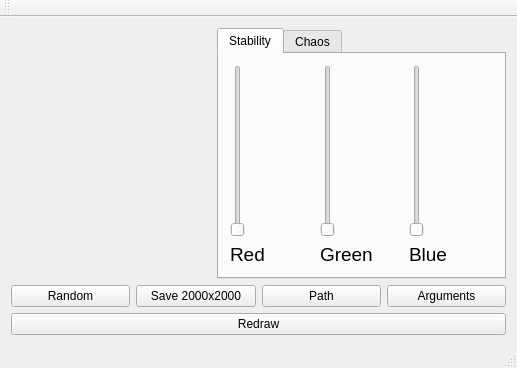
<?xml version="1.0" encoding="UTF-8"?>
<ui version="4.0">
 <class>MainWindow</class>
 <widget class="QMainWindow" name="MainWindow">
  <property name="geometry">
   <rect>
    <x>0</x>
    <y>0</y>
    <width>517</width>
    <height>368</height>
   </rect>
  </property>
  <property name="windowTitle">
   <string>Lyapunator</string>
  </property>
  <widget class="QWidget" name="centralWidget">
   <layout class="QVBoxLayout" name="verticalLayout_7">
    <item>
     <layout class="QHBoxLayout" name="horizontalLayout_4">
      <item>
       <widget class="QLabel" name="render">
        <property name="minimumSize">
         <size>
          <width>200</width>
          <height>200</height>
         </size>
        </property>
        <property name="maximumSize">
         <size>
          <width>200</width>
          <height>200</height>
         </size>
        </property>
        <property name="text">
         <string/>
        </property>
       </widget>
      </item>
      <item>
       <widget class="QTabWidget" name="tabWidget">
        <property name="currentIndex">
         <number>0</number>
        </property>
        <widget class="QWidget" name="tab">
         <attribute name="title">
          <string>Stability</string>
         </attribute>
         <layout class="QHBoxLayout" name="horizontalLayout">
          <item>
           <layout class="QVBoxLayout" name="verticalLayout">
            <item>
             <widget class="QSlider" name="verticalSlider">
              <property name="maximum">
               <number>200</number>
              </property>
              <property name="orientation">
               <enum>Qt::Vertical</enum>
              </property>
             </widget>
            </item>
            <item>
             <widget class="QLabel" name="label">
              <property name="text">
               <string>&lt;html&gt;&lt;head/&gt;&lt;body&gt;&lt;p&gt;&lt;span style=&quot; font-size:14pt;&quot;&gt;Red&lt;/span&gt;&lt;/p&gt;&lt;/body&gt;&lt;/html&gt;</string>
              </property>
             </widget>
            </item>
           </layout>
          </item>
          <item>
           <layout class="QVBoxLayout" name="verticalLayout_2">
            <item>
             <widget class="QSlider" name="verticalSlider_2">
              <property name="maximum">
               <number>200</number>
              </property>
              <property name="orientation">
               <enum>Qt::Vertical</enum>
              </property>
             </widget>
            </item>
            <item>
             <widget class="QLabel" name="label_2">
              <property name="text">
               <string>&lt;html&gt;&lt;head/&gt;&lt;body&gt;&lt;p&gt;&lt;span style=&quot; font-size:14pt;&quot;&gt;Green&lt;/span&gt;&lt;/p&gt;&lt;/body&gt;&lt;/html&gt;</string>
              </property>
             </widget>
            </item>
           </layout>
          </item>
          <item>
           <layout class="QVBoxLayout" name="verticalLayout_3">
            <item>
             <widget class="QSlider" name="verticalSlider_3">
              <property name="maximum">
               <number>200</number>
              </property>
              <property name="orientation">
               <enum>Qt::Vertical</enum>
              </property>
             </widget>
            </item>
            <item>
             <widget class="QLabel" name="label_3">
              <property name="text">
               <string>&lt;html&gt;&lt;head/&gt;&lt;body&gt;&lt;p&gt;&lt;span style=&quot; font-size:14pt;&quot;&gt;Blue&lt;/span&gt;&lt;/p&gt;&lt;/body&gt;&lt;/html&gt;</string>
              </property>
             </widget>
            </item>
           </layout>
          </item>
         </layout>
        </widget>
        <widget class="QWidget" name="tab_2">
         <attribute name="title">
          <string>Chaos</string>
         </attribute>
         <layout class="QHBoxLayout" name="horizontalLayout_2">
          <item>
           <layout class="QVBoxLayout" name="verticalLayout_4">
            <item>
             <widget class="QSlider" name="verticalSlider_6">
              <property name="maximum">
               <number>200</number>
              </property>
              <property name="orientation">
               <enum>Qt::Vertical</enum>
              </property>
             </widget>
            </item>
            <item>
             <widget class="QLabel" name="label_5">
              <property name="text">
               <string>&lt;html&gt;&lt;head/&gt;&lt;body&gt;&lt;p&gt;&lt;span style=&quot; font-size:14pt;&quot;&gt;Red&lt;/span&gt;&lt;/p&gt;&lt;/body&gt;&lt;/html&gt;</string>
              </property>
             </widget>
            </item>
           </layout>
          </item>
          <item>
           <layout class="QVBoxLayout" name="verticalLayout_5">
            <item>
             <widget class="QSlider" name="verticalSlider_4">
              <property name="maximum">
               <number>200</number>
              </property>
              <property name="orientation">
               <enum>Qt::Vertical</enum>
              </property>
             </widget>
            </item>
            <item>
             <widget class="QLabel" name="label_4">
              <property name="text">
               <string>&lt;html&gt;&lt;head/&gt;&lt;body&gt;&lt;p&gt;&lt;span style=&quot; font-size:14pt;&quot;&gt;Green&lt;/span&gt;&lt;/p&gt;&lt;/body&gt;&lt;/html&gt;</string>
              </property>
             </widget>
            </item>
           </layout>
          </item>
          <item>
           <layout class="QVBoxLayout" name="verticalLayout_6">
            <item>
             <widget class="QSlider" name="verticalSlider_5">
              <property name="maximum">
               <number>200</number>
              </property>
              <property name="orientation">
               <enum>Qt::Vertical</enum>
              </property>
             </widget>
            </item>
            <item>
             <widget class="QLabel" name="label_6">
              <property name="text">
               <string>&lt;html&gt;&lt;head/&gt;&lt;body&gt;&lt;p&gt;&lt;span style=&quot; font-size:14pt;&quot;&gt;Blue&lt;/span&gt;&lt;/p&gt;&lt;/body&gt;&lt;/html&gt;</string>
              </property>
             </widget>
            </item>
           </layout>
          </item>
         </layout>
        </widget>
       </widget>
      </item>
     </layout>
    </item>
    <item>
     <layout class="QHBoxLayout" name="horizontalLayout_3">
      <item>
       <widget class="QPushButton" name="randomImg">
        <property name="text">
         <string>Random</string>
        </property>
       </widget>
      </item>
      <item>
       <widget class="QPushButton" name="save">
        <property name="text">
         <string>Save 2000x2000</string>
        </property>
       </widget>
      </item>
      <item>
       <widget class="QPushButton" name="choosePath">
        <property name="text">
         <string>Path</string>
        </property>
       </widget>
      </item>
      <item>
       <widget class="QPushButton" name="arguments">
        <property name="text">
         <string>Arguments</string>
        </property>
       </widget>
      </item>
     </layout>
    </item>
    <item>
     <widget class="QPushButton" name="pushButton">
      <property name="text">
       <string>Redraw</string>
      </property>
     </widget>
    </item>
   </layout>
  </widget>
  <widget class="QMenuBar" name="menuBar">
   <property name="geometry">
    <rect>
     <x>0</x>
     <y>0</y>
     <width>517</width>
     <height>27</height>
    </rect>
   </property>
  </widget>
  <widget class="QToolBar" name="mainToolBar">
   <attribute name="toolBarArea">
    <enum>TopToolBarArea</enum>
   </attribute>
   <attribute name="toolBarBreak">
    <bool>false</bool>
   </attribute>
  </widget>
  <widget class="QStatusBar" name="statusBar"/>
 </widget>
 <layoutdefault spacing="6" margin="11"/>
 <resources/>
 <connections/>
</ui>
